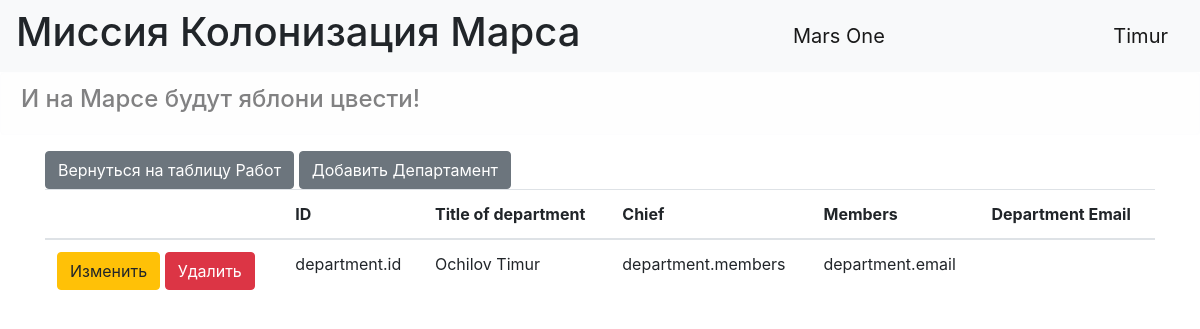
The page /departments (signed in) on the database its author committed.
### data/users.py (models this page shows, shortened)
class User(SqlAlchemyBase, UserMixin, SerializerMixin):
    __tablename__ = 'users'
    id = sqlalchemy.Column(sqlalchemy.Integer,
                           primary_key=True, autoincrement=True)
    surname = sqlalchemy.Column(sqlalchemy.String)
    name = sqlalchemy.Column(sqlalchemy.String)
    age = sqlalchemy.Column(sqlalchemy.Integer)
    position = sqlalchemy.Column(sqlalchemy.String)
    speciality = sqlalchemy.Column(sqlalchemy.String)
    address = sqlalchemy.Column(sqlalchemy.String)
    email = sqlalchemy.Column(sqlalchemy.String, unique=True)
    hashed_password = sqlalchemy.Column(sqlalchemy.String)
    modified_date = sqlalchemy.Column(sqlalchemy.DateTime)

### data/departments.py (models this page shows, shortened)
class Department(SqlAlchemyBase, UserMixin, SerializerMixin):
    __tablename__ = 'departments'
    id = sqlalchemy.Column(sqlalchemy.Integer, primary_key=True, autoincrement=True)
    title = sqlalchemy.Column(sqlalchemy.String, nullable=True)
    chief = sqlalchemy.Column(sqlalchemy.Integer, sqlalchemy.ForeignKey("users.id"))
    members = sqlalchemy.Column(sqlalchemy.String, nullable=True)
    email = sqlalchemy.Column(sqlalchemy.String, index=True, unique=True, nullable=True)
    user = orm.relation('User')

### main.py (the view)
@app.route("/departments")
def show_departments():
    print(2)
    db_sess = db_session.create_session()
    users = db_sess.query(User)
    departments = db_sess.query(Department).all()
    try:
        return render_template("departments.html", departments=departments, users=users, User=User, str_id=str(current_user.id))
    except AttributeError:
        return render_template("departments.html", departments=departments, users=users, User=User, str_id=False)

### data/db_session.py (called while the page is built)
def create_session() -> Session:
    global __factory
    return __factory()

### main.py (called while the page is built)
@login_manager.user_loader
def load_user(user_id):
    db_sess = db_session.create_session()
    return db_sess.query(User).get(user_id)

### templates/departments.html
{% extends "base.html" %}
{% block content %}
<a href="/" class="btn btn-secondary">Вернуться на таблицу Работ</a>
{% if current_user.is_authenticated %}
  <a href="adddepartament" class="btn btn-secondary">Добавить Департамент</a>
{% endif %}
<table class="table">
  <thead class="thead-inverse">
    <tr>
      <th></th>
      <th>ID</th>
      <th>Title of department</th>
      <th>Chief</th>
      <th>Members</th>
      <th>Department Email</th>
    </tr>
  </thead>
  <tbody>
  {% for department in departments %}
  <tr>
    <td>
      {% if str_id %}
        {% if current_user.is_authenticated and current_user.id == department.chief or str_id in department.members.split() %}
        <a href="/redact_department/{{ department.id }}" class="btn btn-warning">
          Изменить
        </a>
        <a href="/department_delete/{{ department.id }}" class="btn btn-danger">
          Удалить
        {% endif %}
      {% endif %}
        </a></td>
    <td>department.id</td>
    <td>{{users.filter(User.id == department.chief).first().surname}} {{users.filter(User.id ==
      department.chief).first().name}}
    </td>
    <td>department.members</td>
    <td>department.email</td>
  </tr>
  {% endfor %}
  </tbody>
</table>
{% endblock %}

### templates/base.html (shortened to what this page needs)
<!doctype html>
<html lang="en">
<head>
    <link rel="stylesheet"
          href="https://stackpath.bootstrapcdn.com/bootstrap/4.4.1/css/bootstrap.min.css"
>
</head>
<body>
    <header>
        <nav class="navbar navbar-light bg-light">
            <h1>Миссия Колонизация Марса</h1>
            <a class="navbar-brand">Mars One</a>
            {% if current_user.is_authenticated %}
                    <a class="navbar-brand" href="/logout">{{ current_user.name }}</a>
            {% else %}
                <p>
                    <a class="btn btn-primary" href="/register">Зарегистрироваться</a>
                    <a class="btn btn-success" href="/login">Войти</a>
                </p>
            {% endif %}
        </nav>
    </header>
    <div class="alert alert-light">
        <h4>И на Марсе будут яблони цвести!</h4>
    </div>
    <main role="main" class="container">
        {% block content %}{% endblock %}
    </main>
</body>

### rows shown on the page
User: name "Timur"
Department: filter "Ochilov", chief.name "Timur"
